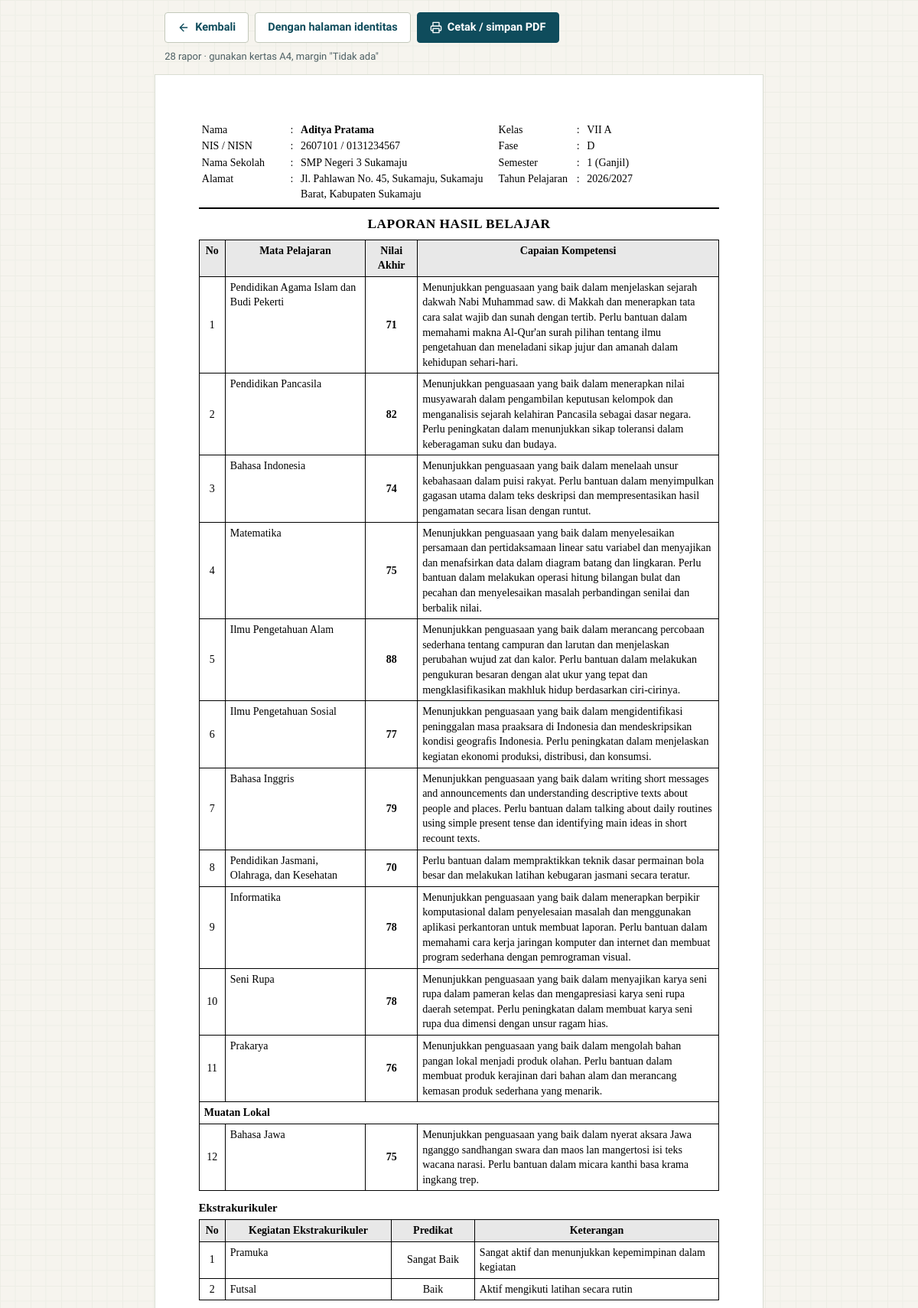
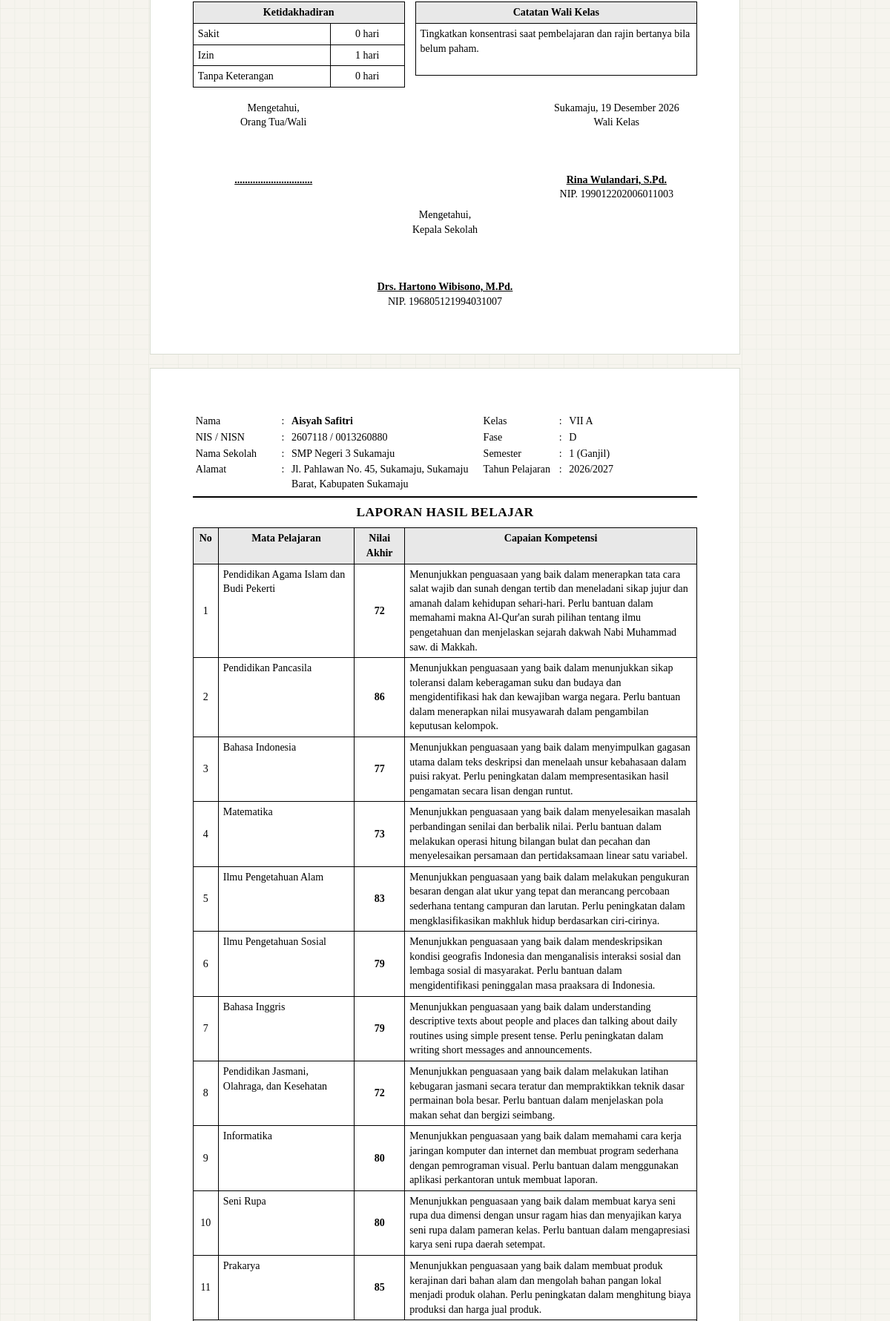
The page /index.php?page=rapor&rombel=1 (signed in, upper part) on the database its author committed (2 pictures, top to bottom).
### tables this page shows
CREATE TABLE `siswa` (
  `id` INT AUTO_INCREMENT PRIMARY KEY,
  `nis` VARCHAR(20) NOT NULL UNIQUE,
  `nisn` VARCHAR(10) NOT NULL UNIQUE,
  `nama` VARCHAR(100) NOT NULL,
  `jk` ENUM('L','P') NOT NULL,
  `tempat_lahir` VARCHAR(60) NOT NULL DEFAULT '',
  `tgl_lahir` DATE NOT NULL,
  `agama` ENUM('Islam','Kristen','Katolik','Hindu','Buddha','Konghucu') NOT NULL DEFAULT 'Islam',
  `nama_ayah` VARCHAR(100) NOT NULL DEFAULT '',
  `nama_ibu` VARCHAR(100) NOT NULL DEFAULT '',
  `pekerjaan_ayah` VARCHAR(60) NOT NULL DEFAULT '',
  `pekerjaan_ibu` VARCHAR(60) NOT NULL DEFAULT '',
  `alamat` VARCHAR(200) NOT NULL DEFAULT '',
  `telepon_ortu` VARCHAR(20) NOT NULL DEFAULT '',
  `tgl_masuk` DATE NOT NULL,
  `status` ENUM('aktif','lulus','pindah') NOT NULL DEFAULT 'aktif'
);

CREATE TABLE `rombel` (
  `id` INT AUTO_INCREMENT PRIMARY KEY,
  `periode_id` INT NOT NULL,
  `nama` VARCHAR(20) NOT NULL,
  `tingkat` TINYINT NOT NULL,
  `fase` CHAR(1) NOT NULL DEFAULT 'D',
  `wali_id` INT DEFAULT NULL,
  UNIQUE KEY `uq_rombel` (`periode_id`, `nama`),
  FOREIGN KEY (`periode_id`) REFERENCES `periode`(`id`) ON DELETE CASCADE,
  FOREIGN KEY (`wali_id`) REFERENCES `pengguna`(`id`) ON DELETE SET NULL
);

CREATE TABLE `pengaturan` (
  `id` TINYINT PRIMARY KEY,
  `nama_sekolah` VARCHAR(120) NOT NULL,
  `npsn` VARCHAR(12) NOT NULL DEFAULT '',
  `jenjang` ENUM('SD','SMP','SMA','SMK') NOT NULL DEFAULT 'SMP',
  `alamat` VARCHAR(200) NOT NULL DEFAULT '',
  `kelurahan` VARCHAR(60) NOT NULL DEFAULT '',
  `kecamatan` VARCHAR(60) NOT NULL DEFAULT '',
  `kabupaten` VARCHAR(60) NOT NULL DEFAULT '',
  `provinsi` VARCHAR(60) NOT NULL DEFAULT '',
  `kode_pos` VARCHAR(10) NOT NULL DEFAULT '',
  `telepon` VARCHAR(30) NOT NULL DEFAULT '',
  `email` VARCHAR(100) NOT NULL DEFAULT '',
  `website` VARCHAR(100) NOT NULL DEFAULT '',
  `kepala_sekolah` VARCHAR(100) NOT NULL DEFAULT '',
  `nip_kepsek` VARCHAR(25) NOT NULL DEFAULT '',
  `tempat_rapor` VARCHAR(60) NOT NULL DEFAULT '',
  `kktp` TINYINT NOT NULL DEFAULT 75,
  `bobot_tp` TINYINT NOT NULL DEFAULT 50,
  `periode_id` INT NOT NULL,
  `kunci_nilai` TINYINT(1) NOT NULL DEFAULT 0,
  `rapor_terbit` TINYINT(1) NOT NULL DEFAULT 0
);

CREATE TABLE `periode` (
  `id` INT AUTO_INCREMENT PRIMARY KEY,
  `tahun_ajaran` VARCHAR(9) NOT NULL,
  `semester` TINYINT NOT NULL,
  `tgl_rapor` DATE NOT NULL,
  UNIQUE KEY `uq_periode` (`tahun_ajaran`, `semester`)
);

CREATE TABLE `mapel` (
  `id` INT AUTO_INCREMENT PRIMARY KEY,
  `kode` VARCHAR(12) NOT NULL UNIQUE,
  `nama` VARCHAR(100) NOT NULL,
  `kelompok` ENUM('umum','mulok') NOT NULL DEFAULT 'umum',
  `agama` VARCHAR(10) DEFAULT NULL,
  `urutan` TINYINT NOT NULL DEFAULT 0
);

CREATE TABLE `nilai_ekskul` (
  `id` INT AUTO_INCREMENT PRIMARY KEY,
  `periode_id` INT NOT NULL,
  `siswa_id` INT NOT NULL,
  `ekskul_id` INT NOT NULL,
  `predikat` ENUM('Sangat Baik','Baik','Cukup','Kurang') NOT NULL,
  `keterangan` VARCHAR(200) NOT NULL DEFAULT '',
  UNIQUE KEY `uq_ekskul` (`periode_id`, `siswa_id`, `ekskul_id`),
  FOREIGN KEY (`siswa_id`) REFERENCES `siswa`(`id`) ON DELETE CASCADE,
  FOREIGN KEY (`ekskul_id`) REFERENCES `ekskul`(`id`) ON DELETE CASCADE
);

CREATE TABLE `ekskul` (
  `id` INT AUTO_INCREMENT PRIMARY KEY,
  `nama` VARCHAR(60) NOT NULL,
  `pembina` VARCHAR(100) NOT NULL DEFAULT '',
  `wajib` TINYINT(1) NOT NULL DEFAULT 0
);

CREATE TABLE `rapor` (
  `periode_id` INT NOT NULL,
  `siswa_id` INT NOT NULL,
  `sakit` TINYINT UNSIGNED NOT NULL DEFAULT 0,
  `izin` TINYINT UNSIGNED NOT NULL DEFAULT 0,
  `alfa` TINYINT UNSIGNED NOT NULL DEFAULT 0,
  `catatan` TEXT DEFAULT NULL,
  `keputusan` ENUM('','naik','tidak_naik','lulus','tidak_lulus') NOT NULL DEFAULT '',
  PRIMARY KEY (`periode_id`, `siswa_id`),
  FOREIGN KEY (`siswa_id`) REFERENCES `siswa`(`id`) ON DELETE CASCADE
);

CREATE TABLE `pengguna` (
  `id` INT AUTO_INCREMENT PRIMARY KEY,
  `nama` VARCHAR(100) NOT NULL,
  `nip` VARCHAR(25) NOT NULL DEFAULT '',
  `username` VARCHAR(40) NOT NULL UNIQUE,
  `password` VARCHAR(255) NOT NULL,
  `role` ENUM('admin','guru','kepsek') NOT NULL DEFAULT 'guru',
  `aktif` TINYINT(1) NOT NULL DEFAULT 1,
  `created_at` DATETIME NOT NULL
);

### index.php (called while the page is built, shortened)
<?php
require __DIR__ . '/includes/bootstrap.php';
$routes = [
    'login'          => 'pages/login.php',
    'logout'         => 'pages/logout.php',
    'cek'            => 'pages/cek.php',
    'dashboard'      => 'pages/dashboard.php',
    'nilai'          => 'pages/nilai/index.php',
    'nilai.input'    => 'pages/nilai/input.php',
    'nilai.aksi'     => 'pages/nilai/aksi.php',
    'nilai.csv'      => 'pages/nilai/csv.php',
    'wali'           => 'pages/wali/index.php',
    'wali.aksi'      => 'pages/wali/aksi.php',
    'leger'          => 'pages/leger.php',
    'rapor'          => 'pages/rapor.php',
    'progres'        => 'pages/progres.php',
    'siswa'          => 'pages/siswa/index.php',
    'siswa.form'     => 'pages/siswa/form.php',
    'siswa.aksi'     => 'pages/siswa/aksi.php',
    'siswa.impor'    => 'pages/siswa/impor.php',
    'rombel'         => 'pages/rombel/index.php',
    'rombel.detail'  => 'pages/rombel/detail.php',
    'rombel.aksi'    => 'pages/rombel/aksi.php',
    'guru'           => 'pages/guru.php',
    'mapel'          => 'pages/mapel.php',
    'ekskul'         => 'pages/ekskul.php',
    'periode'        => 'pages/periode.php',
    'pengaturan'     => 'pages/pengaturan.php',
    'profil'         => 'pages/profil.php',
];
$page = $_GET['page'] ?? (user() ? 'dashboard' : 'login');
require __DIR__ . '/' . $routes[$page];

### pages/rapor.php (the view, shortened to what this page needs)
<?php
$s = setting();
$per = periode_aktif();
$modePublik = $modePublik ?? false;
$identitas = !empty($_GET['identitas']);
if ($modePublik) {
    $ids = $cetakSiswa;
} elseif (!empty($_GET['rombel'])) {
    $rid = (int) $_GET['rombel'];
    $ids = array_map(fn($x) => (int) $x['id'], siswa_rombel($rid));
} else {
    $ids = [(int) ($_GET['siswa'] ?? 0)];
}
$anggota = $ids ? q('SELECT a.siswa_id, r.* , u.nama wali, u.nip nip_wali FROM anggota_rombel a JOIN rombel r ON r.id = a.rombel_id
                     LEFT JOIN pengguna u ON u.id = r.wali_id WHERE a.periode_id = ? AND a.siswa_id IN (' . implode(',', array_map('intval', $ids)) . ')', [$per['id']])->fetchAll() : [];
$anggota = array_column($anggota, null, 'siswa_id');
$ids = array_values(array_filter($ids, fn($x) => isset($anggota[$x])));
$siswa = array_column(q('SELECT * FROM siswa WHERE id IN (' . implode(',', $ids) . ')')->fetchAll(), null, 'id');
$nilaiRombel = [];
$rapor = array_column(q('SELECT * FROM rapor WHERE periode_id = ? AND siswa_id IN (' . implode(',', $ids) . ')', [$per['id']])->fetchAll(), null, 'siswa_id');
$ekskul = [];
foreach (q('SELECT n.*, e.nama FROM nilai_ekskul n JOIN ekskul e ON e.id = n.ekskul_id WHERE n.periode_id = ? AND n.siswa_id IN (' . implode(',', $ids) . ') ORDER BY e.wajib DESC, e.nama', [$per['id']])->fetchAll() as $n) $ekskul[$n['siswa_id']][] = $n;
$alamatSekolah = trim($s['alamat'] . ', ' . $s['kelurahan'] . ', ' . $s['kecamatan'] . ', ' . $s['kabupaten'], ', ');
?>
<!DOCTYPE html>
<html lang="id">
<head>
<link rel="stylesheet" href="assets/css/style.css">
</head>
<body>
<div class="alat-cetak no-print" style="padding:16px 12px 0">
  <?php if ($modePublik): ?>
    <a class="btn putih" href="<?= url('cek') ?>"><?= icon('kiri', 16) ?> Kembali</a>
  <?php else: ?>
    <a class="btn putih" href="<?= url('wali', ['id' => $anggota[$ids[0]]['id'], 'tab' => 'rapor']) ?>"><?= icon('kiri', 16) ?> Kembali</a>
    <a class="btn putih" href="?<?= e(http_build_query(array_merge($_GET, ['identitas' => $identitas ? null : 1]))) ?>"><?= $identitas ? 'Tanpa' : 'Dengan' ?> halaman identitas</a>
  <?php endif; ?>
  <button class="btn" onclick="print()"><?= icon('cetak', 16) ?> Cetak / simpan PDF</button>
  <span class="kecil muted"><?= count($ids) ?> rapor · gunakan kertas A4, margin "Tidak ada"</span>
</div>
<?php foreach ($ids as $no => $sid):
    $sw = $siswa[$sid];
    $rb = $anggota[$sid];
    $nilaiRombel[$rb['id']] ??= nilai_rombel((int) $rb['id']);
    $mapel = array_filter($nilaiRombel[$rb['id']], fn($p) => isset($p['siswa'][$sid]));
    $umum = array_filter($mapel, fn($p) => $p['info']['kelompok'] === 'umum');
    $mulok = array_filter($mapel, fn($p) => $p['info']['kelompok'] === 'mulok');
    $rp = $rapor[$sid] ?? ['sakit' => 0, 'izin' => 0, 'alfa' => 0, 'catatan' => '', 'keputusan' => ''];
    $ttd = function () use ($s, $per, $rb) { ?>
      <div class="ttd">
        <div>Mengetahui,<br>Orang Tua/Wali<div class="nm">..............................</div></div>
        <div><?= e($s['tempat_rapor']) ?>, <?= tgl($per['tgl_rapor']) ?><br>Wali Kelas<div class="nm"><?= e($rb['wali'] ?: '..............................') ?></div><?= $rb['nip_wali'] ? 'NIP. ' . e($rb['nip_wali']) : '' ?></div>
      </div>
      <div class="ttd" style="justify-content:center;margin-top:8px"><div>Mengetahui,<br>Kepala Sekolah<div class="nm"><?= e($s['kepala_sekolah']) ?></div><?= $s['nip_kepsek'] ? 'NIP. ' . e($s['nip_kepsek']) : '' ?></div></div>
    <?php };
?>
  <div class="lembar-cetak <?= $no || $identitas ? 'putus' : '' ?>">
    <table class="ident">
      <tr><td style="width:17%">Nama</td><td style="width:2%">:</td><td style="width:38%"><b><?= e($sw['nama']) ?></b></td><td style="width:15%">Kelas</td><td style="width:2%">:</td><td><?= e($rb['nama']) ?></td></tr>
      <tr><td>NIS / NISN</td><td>:</td><td><?= e($sw['nis']) ?> / <?= e($sw['nisn']) ?></td><td>Fase</td><td>:</td><td><?= e($rb['fase']) ?></td></tr>
      <tr><td>Nama Sekolah</td><td>:</td><td><?= e($s['nama_sekolah']) ?></td><td>Semester</td><td>:</td><td><?= (int) $per['semester'] ?> (<?= $per['semester'] == 1 ? 'Ganjil' : 'Genap' ?>)</td></tr>
      <tr><td>Alamat</td><td>:</td><td><?= e($alamatSekolah) ?></td><td>Tahun Pelajaran</td><td>:</td><td><?= e($per['tahun_ajaran']) ?></td></tr>
    </table>
    <div class="garis-kop"></div>
    <h2>LAPORAN HASIL BELAJAR</h2>
    <table class="tb">
      <thead><tr><th style="width:5%">No</th><th style="width:27%">Mata Pelajaran</th><th style="width:10%">Nilai Akhir</th><th>Capaian Kompetensi</th></tr></thead>
      <tbody>
      <?php $n = 0; foreach ($umum as $p): $h = $p['info']; $x = $p['siswa'][$sid]; ?>
        <tr><td class="tengah"><?= ++$n ?></td><td><?= e($h['mapel']) ?></td><td class="tengah"><b><?= $x['na'] ?? '-' ?></b></td><td><?= e($x['deskripsi']) ?></td></tr>
      <?php endforeach; ?>
      <?php if ($mulok): ?>
        <tr><td colspan="4"><b>Muatan Lokal</b></td></tr>
        <?php foreach ($mulok as $p): $h = $p['info']; $x = $p['siswa'][$sid]; ?>
          <tr><td class="tengah"><?= ++$n ?></td><td><?= e($h['mapel']) ?></td><td class="tengah"><b><?= $x['na'] ?? '-' ?></b></td><td><?= e($x['deskripsi']) ?></td></tr>
        <?php endforeach; ?>
      <?php endif; ?>
      </tbody>
    </table>
    <div class="sub-judul">Ekstrakurikuler</div>
    <table class="tb">
      <thead><tr><th style="width:5%">No</th><th style="width:32%">Kegiatan Ekstrakurikuler</th><th style="width:16%">Predikat</th><th>Keterangan</th></tr></thead>
      <tbody>
      <?php foreach ($ekskul[$sid] ?? [] as $i => $ek): ?>
        <tr><td class="tengah"><?= $i + 1 ?></td><td><?= e($ek['nama']) ?></td><td class="tengah"><?= e($ek['predikat']) ?></td><td><?= e($ek['keterangan']) ?></td></tr>
      <?php endforeach; ?>
      </tbody>
    </table>
    <div style="display:flex;gap:14px;margin-top:12px;align-items:flex-start">
      <table class="tb" style="width:42%">
        <thead><tr><th colspan="2">Ketidakhadiran</th></tr></thead>
        <tbody>
          <tr><td>Sakit</td><td class="tengah" style="width:35%"><?= (int) $rp['sakit'] ?> hari</td></tr>
          <tr><td>Izin</td><td class="tengah"><?= (int) $rp['izin'] ?> hari</td></tr>
          <tr><td>Tanpa Keterangan</td><td class="tengah"><?= (int) $rp['alfa'] ?> hari</td></tr>
        </tbody>
      </table>
      <table class="tb" style="flex:1">
        <thead><tr><th>Catatan Wali Kelas</th></tr></thead>
        <tbody><tr><td style="height:70px"><?= e($rp['catatan'] ?: '-') ?></td></tr></tbody>
      </table>
    </div>
    <?php $ttd(); ?>
  </div>
<?php endforeach; ?>
</body>
</html>

### assets/css/style.css (style rules this page uses)
:root { --kertas: #f6f4ee; --putih: #fff; --garis: #d9ddd2; --garis2: #c3c9bb; --kisi: #e6e9df; --tinta: #13262c; --tinta2: #4d5f63; --tinta3: #87969a; --tosca: #0f4c5c; --tosca2: #1d6b7c; --tosca3: #e1eef0; --hijau: #2a9d8f; --hijau2: #dcf1ee; --koral: #e76f51; --koral2: #fbe6e0; --pasir: #e9c46a; --pasir2: #fbf1d6; --mono: 'Spline Sans Mono', ui-monospace, monospace; --serif: 'Bitter', Georgia, serif; --r: 6px; }
* { box-sizing: border-box; }
html { overflow-x: clip; }
body { margin: 0; color: var(--tinta); font: 15.5px/1.55 'Atkinson Hyperlegible', system-ui, sans-serif; background-color: var(--kertas); }
h1, h2, h3, h4 { font-family: var(--serif); margin: 0; line-height: 1.2; color: var(--tosca); }
a { color: var(--tosca2); }
button, input, select, textarea { font: inherit; color: inherit; }
.muted { color: var(--tinta2); }
.kecil { font-size: 13px; }
.tengah { text-align: center; }
.btn { display: inline-flex; align-items: center; justify-content: center; gap: 7px; min-height: 40px; padding: 0 16px; border-radius: 4px; border: 1px solid var(--tosca); background: var(--tosca); color: #fff; font-weight: 700; font-size: 14.5px; cursor: pointer; text-decoration: none; white-space: nowrap; }
.btn.putih { background: var(--putih); color: var(--tosca); border-color: var(--garis2); }
.lembar-cetak { background: #fff; width: 210mm; min-height: 297mm; margin: 0 auto 20px; padding: 16mm 15mm; color: #000; font: 11pt/1.4 'Times New Roman', Times, serif; box-shadow: 0 0 0 1px var(--garis); }
.lembar-cetak h2 { color: #000; font: bold 13pt 'Times New Roman', serif; text-align: center; margin: 0 0 10px; letter-spacing: .03em; }
.lembar-cetak table { width: 100%; border-collapse: collapse; }
.lembar-cetak .ident td { padding: 1px 4px; vertical-align: top; font-size: 10.5pt; }
.lembar-cetak .tb th, .lembar-cetak .tb td { border: 1px solid #000; padding: 4px 6px; vertical-align: top; font-size: 10.5pt; }
.lembar-cetak .tb th { background: #e8e8e8; text-align: center; }
.lembar-cetak .tb td.tengah { text-align: center; vertical-align: middle; }
.lembar-cetak .sub-judul { font-weight: bold; margin: 12px 0 4px; }
.lembar-cetak .ttd { display: flex; justify-content: space-between; margin-top: 18px; text-align: center; font-size: 10.5pt; }
.lembar-cetak .ttd > div { width: 32%; }
.lembar-cetak .ttd .nm { margin-top: 58px; font-weight: bold; text-decoration: underline; }
.lembar-cetak .garis-kop { border-bottom: 2px solid #000; margin: 6px 0 10px; }
.putus { break-before: page; }
.alat-cetak { max-width: 210mm; margin: 0 auto 14px; display: flex; gap: 8px; flex-wrap: wrap; align-items: center; }

### rows shown on the page
siswa: nama "Aditya Pratama", nis "2607101", nisn "0131234567"
rombel: nama "VII A", fase "D"
pengaturan: nama_sekolah "SMP Negeri 3 Sukamaju", alamatSekolah "Jl. Pahlawan No. 45, Sukamaju, Sukamaju Barat, Kabupaten Sukamaju", tempat_rapor "Sukamaju", kepala_sekolah "Drs. Hartono Wibisono, M.Pd.", nip_kepsek "196805121994031007"
periode: semester "1", tahun_ajaran "2026/2027", tgl_rapor "19 Desember 2026"
mapel: nama "Pendidikan Agama Islam dan Budi Pekerti"
mapel: nama "Pendidikan Pancasila"
mapel: nama "Bahasa Indonesia"
mapel: nama "Matematika"
mapel: nama "Ilmu Pengetahuan Alam"
mapel: nama "Ilmu Pengetahuan Sosial"
mapel: nama "Bahasa Inggris"
mapel: nama "Pendidikan Jasmani, Olahraga, dan Kesehatan"
mapel: nama "Informatika"
mapel: nama "Seni Rupa"
mapel: nama "Prakarya"
mapel: nama "Bahasa Jawa"
nilai_ekskul: ekskul.nama "Pramuka", predikat "Sangat Baik", keterangan "Sangat aktif dan menunjukkan kepemimpinan dalam kegiatan"
nilai_ekskul: ekskul.nama "Futsal", predikat "Baik", keterangan "Aktif mengikuti latihan secara rutin"
rapor: sakit "0", izin "1", alfa "0", catatan "Tingkatkan konsentrasi saat pembelajaran dan rajin bertanya bila belum paham."
pengguna: nama "Rina Wulandari, S.Pd.", nip "199012202006011003"
siswa: nama "Aisyah Safitri", nis "2607118", nisn "0013260880"

### other values the page prints
count($ids) "28"
$x['na'] "71"
$x['na'] "82"
$x['na'] "74"
$x['na'] "75"
$x['na'] "88"
$x['na'] "77"
$x['na'] "79"
$x['na'] "70"
$x['deskripsi'] "Perlu bantuan dalam mempraktikkan teknik dasar permainan bola besar dan melakukan latihan kebugaran jasmani secara teratur."
$x['na'] "78"
$x['na'] "76"
$x['deskripsi'] "Menunjukkan penguasaan yang baik dalam nyerat aksara Jawa nganggo sandhangan swara dan maos lan mangertosi isi teks wacana narasi. Perlu bantuan dalam micara kanthi basa krama ingkang trep."
$x['na'] "72"
$x['na'] "86"
